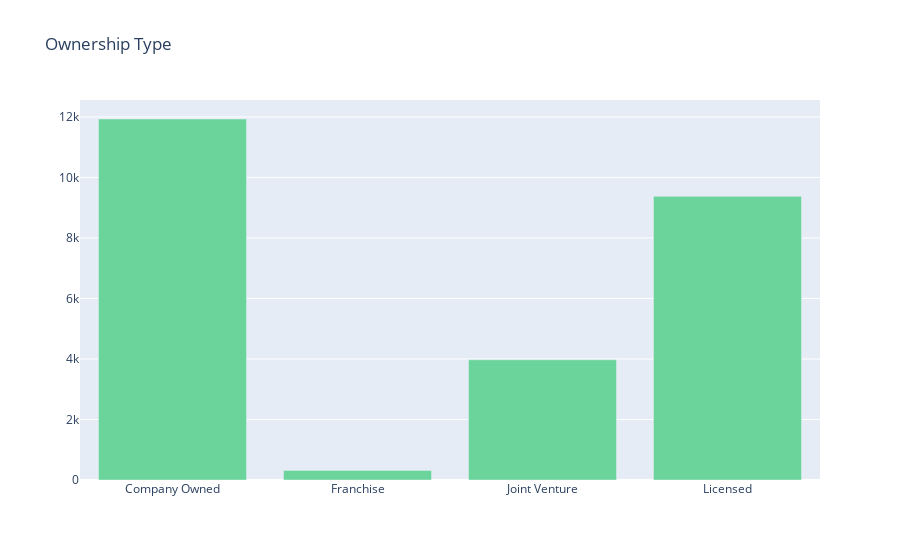

The code cell stored with this chart in its notebook:
### Code cell
col = 'Ownership Type'
vc1 = df[col].value_counts().reset_index()
vc1 = vc1.rename(columns = {col : "count", "index" : col})
vc1['percent'] = vc1['count'].apply(lambda x : 100*x/sum(vc1['count']))
vc1 = vc1.sort_values(col)

trace1 = go.Bar(x=vc1[col], y=vc1["count"], marker=dict(color="#6ad49b"))
data = [trace1]
layout = go.Layout(title="Ownership Type", legend=dict(x=0.1, y=1.1, orientation="h"))
fig = go.Figure(data, layout=layout)
fig.show()

### Figure 1 — Plotly figure (JSON) as saved in the notebook; plotly's stock layout.template omitted (floating-point values rounded to 4 significant figures)
{"data": [{"marker": {"color": "#6ad49b"}, "type": "bar", "x": ["Company Owned", "Franchise", "Joint Venture", "Licensed"], "y": [11932, 317, 3975, 9375]}], "layout": {"legend": {"orientation": "h", "x": 0.1, "y": 1.1}, "title": {"text": "Ownership Type"}}}
